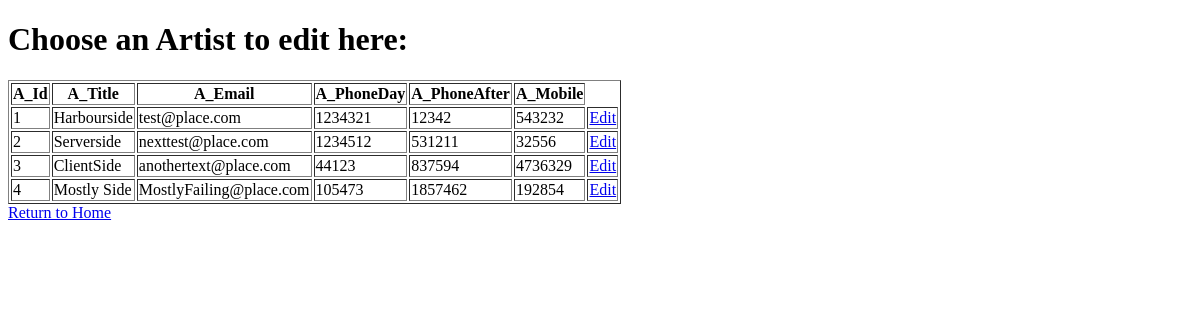
Page /site/updateArtist.php on the earlier database version.
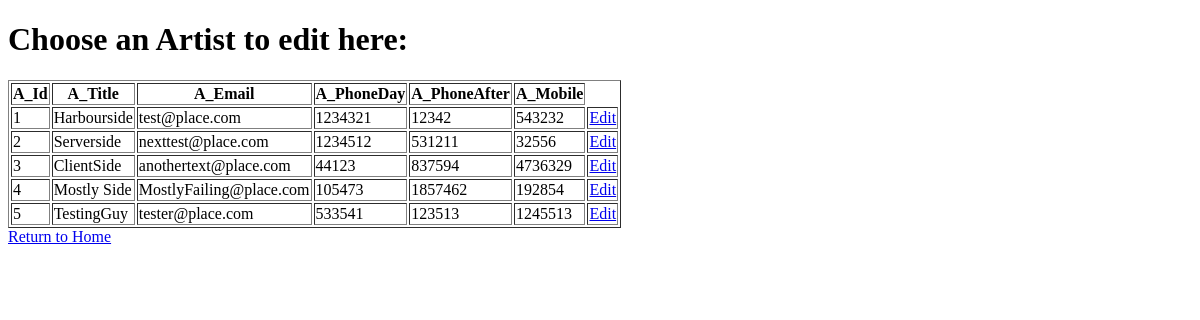
Same page on the later database version.
### tables this page shows
CREATE TABLE Artist (
A_Id INTEGER PRIMARY KEY NOT NULL,
A_Title VARCHAR(100) NOT NULL,
A_Email VARCHAR(100),
A_PhoneDay VARCHAR(20),
A_PhoneAfter VARCHAR(20),
A_Mobile VARCHAR(20),
A_MainImageId INTEGER,
FOREIGN KEY(A_MainImageId) REFERENCES Image(Img_Id)
);

### site/updateArtist.php (the view, shortened to what this page needs)
<?php include("db_connect.php"); ?>
<!DOCTYPE html>
<html>
<head lang="en">
</head>
<body>
<h1>Choose an Artist to edit here:</h1>
<?php
	$artists = $dbh->query("SELECT * FROM Artist");
	echo "<table border='1'>\n";
	echo "<tr><th>A_Id</th><th>A_Title</th><th>A_Email</th><th>A_PhoneDay</th><th>A_PhoneAfter</th><th>A_Mobile</th></tr>\n";
	foreach($artists as $row)
	{
		echo "<tr>\n";
		echo "<td>" . $row["A_Id"] . "</td>" .
				"<td>" . $row["A_Title"] . "</td>" .
				"<td>" . $row["A_Email"] . "</td>" .
				"<td>" . $row["A_PhoneDay"] . "</td>" .
				"<td>" . $row["A_PhoneAfter"] . "</td>" .
				"<td>" . $row["A_Mobile"] . "</td>\n" .
				"<td><a href='updateArtistForm.php?artist_id=" . $row["A_Id"] . "'>Edit</a></td>";
		echo "</tr>\n";
	}
	echo "</table>"
?>
<a href='index.html'>Return to Home</a>
</body>
</html>

Differences in the rows shown:
added artist: A_Id "5", A_Title "TestingGuy", A_Email "tester@place.com", A_PhoneDay "533541", A_PhoneAfter "123513", A_Mobile "1245513"
